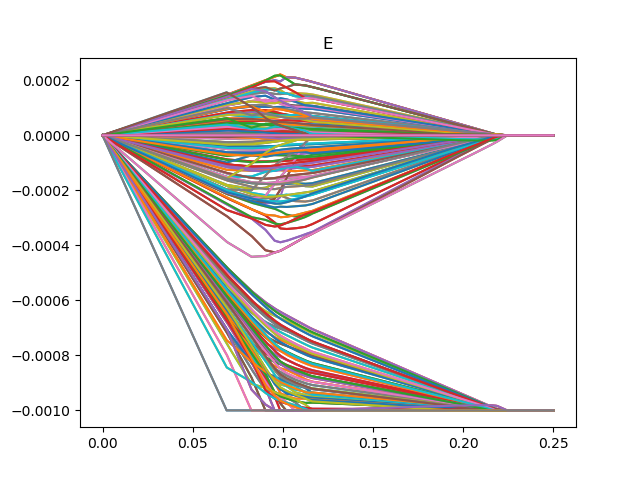

Here is the Python script that generated this plot:
from triangular_grid import TriangularGrid
import numpy as np
import matplotlib.pyplot as plt
import scipy.linalg
from elastoplastic_process import ElastoplasticProcess
from springs_view import SpringsView
import math


n1 = 12
n2 = 10

def a_func(orig, termin):
    base_stiffess = 1
    return base_stiffess

def cplus_func(orig, termin):
    base_yeld_stress=0.001
    return base_yeld_stress

def cminus_func(orig, termin):
    return -cplus_func(orig, termin)

def is_node_func(coords):
    return True

def add_springs_func(orig):
    (i,j) = orig

    termins = []
    if i < n1-1:
        termins.append((i+1,j))
    if j < n2-1:
        termins.append((i,j+1))
    if (i < n1-1) and (j < n2-1):
        termins.append((i+1, j + 1))
    return termins

def add_boundary_cond_func(coords):
    velocity = None
    if coords[0] == 0:
        velocity = lambda t: (0,0)

    if coords[0] == n1-1:
        velocity = lambda t: (0.1, 0)

    force = lambda t: (0, 0)

    return velocity, force



example3grid = TriangularGrid(n1, n2, 0.5, is_node_func, add_springs_func, a_func, cminus_func,cplus_func, add_boundary_cond_func)

example3 = example3grid.get_elastoplastic_process()


t0 = 0
dt = 0.0001
nsteps = 2500

xi_ref = example3grid.xi
t_ref = 0
(T, E) = example3.solve_fixed_spaces_e_only(example3grid.xi, example3grid.e0,t0, dt, nsteps, xi_ref, t_ref)

figE, axE = plt.subplots()
axE.plot(T, E.T)
axE.set(title="E")

XI = np.tile(np.expand_dims(xi_ref, axis=1),(1,T.shape[0]))

SpringsView(T,XI,E, example3,((-3,7),(-1,8)),"example4_skewed_homo_disp.mp4",20)
plt.show()
